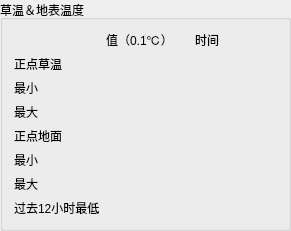
   <widget class="QGroupBox" name="ETAndGT_GB">
    <property name="geometry">
     <rect>
      <x>270</x>
      <y>190</y>
      <width>291</width>
      <height>191</height>
     </rect>
    </property>
    <property name="title">
     <string>草温＆地表温度</string>
    </property>
    <layout class="QGridLayout" name="gridLayout_5">
     <item row="0" column="2">
      <widget class="QLabel" name="label_41">
       <property name="text">
        <string>时间</string>
       </property>
      </widget>
     </item>
     <item row="2" column="0">
      <widget class="QLabel" name="label_38">
       <property name="text">
        <string>最小</string>
       </property>
      </widget>
     </item>
     <item row="0" column="1">
      <widget class="QLabel" name="label_40">
       <property name="text">
        <string>值（0.1℃）</string>
       </property>
      </widget>
     </item>
     <item row="1" column="0">
      <widget class="QLabel" name="label_31">
       <property name="text">
        <string>正点草温</string>
       </property>
      </widget>
     </item>
     <item row="3" column="0">
      <widget class="QLabel" name="label_39">
       <property name="text">
        <string>最大</string>
       </property>
      </widget>
     </item>
     <item row="3" column="2">
      <widget class="MyDoubleLabel" name="MaxGTT_DL">
       <property name="styleSheet">
        <string notr="true"/>
       </property>
       <property name="rightText">
        <string>99999</string>
       </property>
       <property name="leftText">
        <string>99999</string>
       </property>
       <property name="alignment">
        <enum>MyDoubleLabel::AlignLeft</enum>
       </property>
      </widget>
     </item>
     <item row="5" column="0">
      <widget class="QLabel" name="label_42">
       <property name="text">
        <string>正点地面</string>
       </property>
      </widget>
     </item>
     <item row="6" column="0">
      <widget class="QLabel" name="label_43">
       <property name="text">
        <string>最小</string>
       </property>
      </widget>
     </item>
     <item row="7" column="0">
      <widget class="QLabel" name="label_44">
       <property name="text">
        <string>最大</string>
       </property>
      </widget>
     </item>
     <item row="7" column="1">
      <widget class="MyDoubleLabel" name="MaxET_DL">
       <property name="styleSheet">
        <string notr="true"/>
       </property>
       <property name="rightText">
        <string>99999</string>
       </property>
       <property name="leftText">
        <string>99999</string>
       </property>
       <property name="alignment">
        <enum>MyDoubleLabel::AlignLeft</enum>
       </property>
      </widget>
     </item>
     <item row="6" column="2">
      <widget class="MyDoubleLabel" name="MinETT_DL">
       <property name="styleSheet">
        <string notr="true"/>
       </property>
       <property name="rightText">
        <string>99999</string>
       </property>
       <property name="leftText">
        <string>99999</string>
       </property>
       <property name="alignment">
        <enum>MyDoubleLabel::AlignLeft</enum>
       </property>
      </widget>
     </item>
     <item row="7" column="2">
      <widget class="MyDoubleLabel" name="MaxETT_DL">
       <property name="styleSheet">
        <string notr="true"/>
       </property>
       <property name="rightText">
        <string>99999</string>
       </property>
       <property name="leftText">
        <string>99999</string>
       </property>
       <property name="alignment">
        <enum>MyDoubleLabel::AlignLeft</enum>
       </property>
      </widget>
     </item>
     <item row="6" column="1">
      <widget class="MyDoubleLabel" name="MinET_DL">
       <property name="styleSheet">
        <string notr="true"/>
       </property>
       <property name="rightText">
        <string>99999</string>
       </property>
       <property name="leftText">
        <string>99999</string>
       </property>
       <property name="alignment">
        <enum>MyDoubleLabel::AlignLeft</enum>
       </property>
      </widget>
     </item>
     <item row="1" column="1">
      <widget class="MyDoubleLabel" name="GT_DL">
       <property name="styleSheet">
        <string notr="true"/>
       </property>
       <property name="rightText">
        <string>99999</string>
       </property>
       <property name="leftText">
        <string>99999</string>
       </property>
       <property name="alignment">
        <enum>MyDoubleLabel::AlignLeft</enum>
       </property>
      </widget>
     </item>
     <item row="5" column="1">
      <widget class="MyDoubleLabel" name="ET_DL">
       <property name="styleSheet">
        <string notr="true"/>
       </property>
       <property name="rightText">
        <string>99999</string>
       </property>
       <property name="leftText">
        <string>99999</string>
       </property>
       <property name="alignment">
        <enum>MyDoubleLabel::AlignLeft</enum>
       </property>
      </widget>
     </item>
     <item row="3" column="1">
      <widget class="MyDoubleLabel" name="MaxGT_DL">
       <property name="styleSheet">
        <string notr="true"/>
       </property>
       <property name="rightText">
        <string>99999</string>
       </property>
       <property name="leftText">
        <string>99999</string>
       </property>
       <property name="alignment">
        <enum>MyDoubleLabel::AlignLeft</enum>
       </property>
      </widget>
     </item>
     <item row="2" column="1">
      <widget class="MyDoubleLabel" name="MinGT_DL">
       <property name="styleSheet">
        <string notr="true"/>
       </property>
       <property name="rightText">
        <string>99999</string>
       </property>
       <property name="leftText">
        <string>99999</string>
       </property>
       <property name="alignment">
        <enum>MyDoubleLabel::AlignLeft</enum>
       </property>
      </widget>
     </item>
     <item row="9" column="0">
      <spacer name="verticalSpacer_5">
       <property name="orientation">
        <enum>Qt::Vertical</enum>
       </property>
       <property name="sizeHint" stdset="0">
        <size>
         <width>20</width>
         <height>40</height>
        </size>
       </property>
      </spacer>
     </item>
     <item row="2" column="2">
      <widget class="MyDoubleLabel" name="MinGTT_DL">
       <property name="styleSheet">
        <string notr="true"/>
       </property>
       <property name="rightText">
        <string>99999</string>
       </property>
       <property name="leftText">
        <string>99999</string>
       </property>
       <property name="alignment">
        <enum>MyDoubleLabel::AlignLeft</enum>
       </property>
      </widget>
     </item>
     <item row="8" column="0">
      <widget class="QLabel" name="label_51">
       <property name="text">
        <string>过去12小时最低</string>
       </property>
      </widget>
     </item>
     <item row="8" column="1">
      <widget class="MyDoubleLabel" name="MinET12_DL">
       <property name="styleSheet">
        <string notr="true"/>
       </property>
       <property name="rightText">
        <string>99999</string>
       </property>
       <property name="leftText">
        <string>99999</string>
       </property>
       <property name="alignment">
        <enum>MyDoubleLabel::AlignLeft</enum>
       </property>
      </widget>
     </item>
    </layout>
   </widget>
